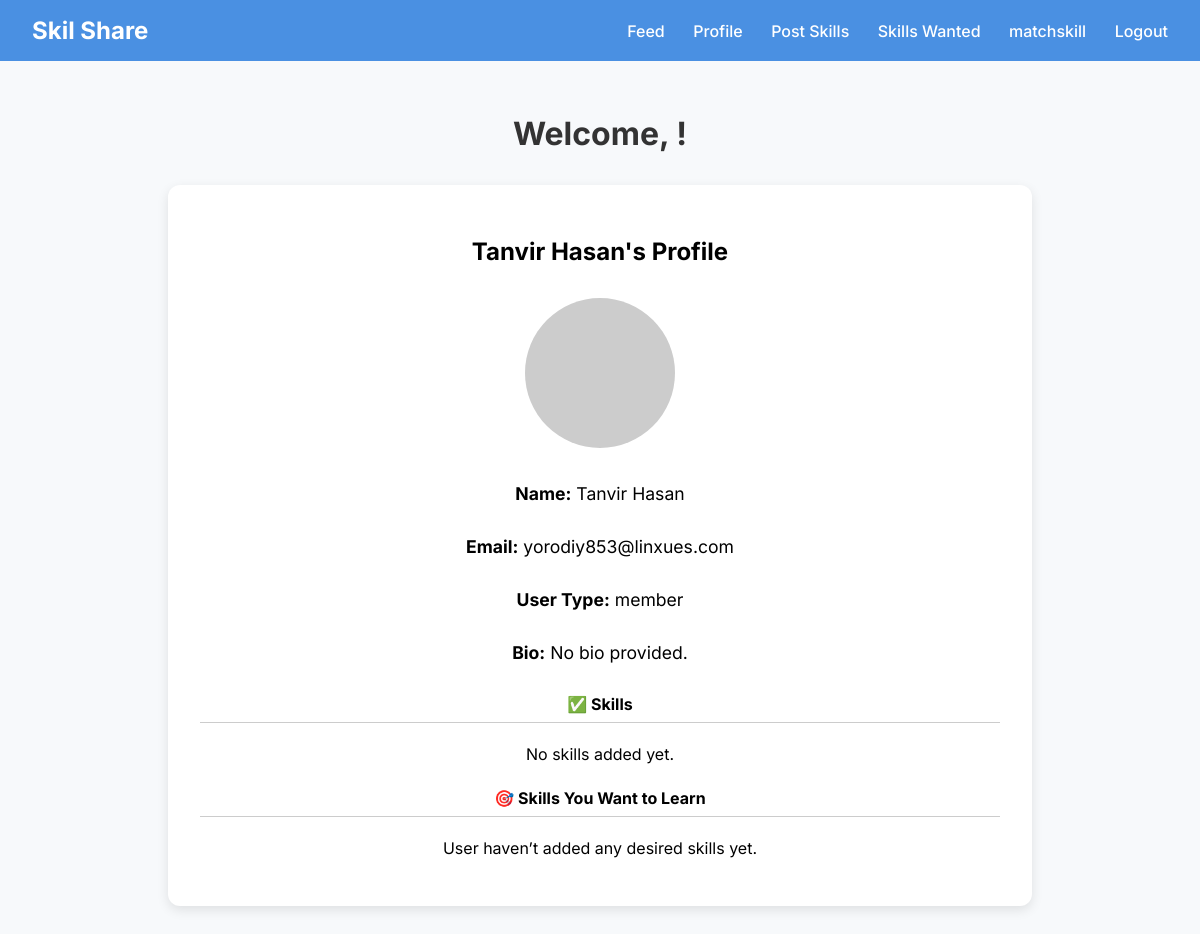
The app's page /skillMangement/PostUserPorfile3, older data.
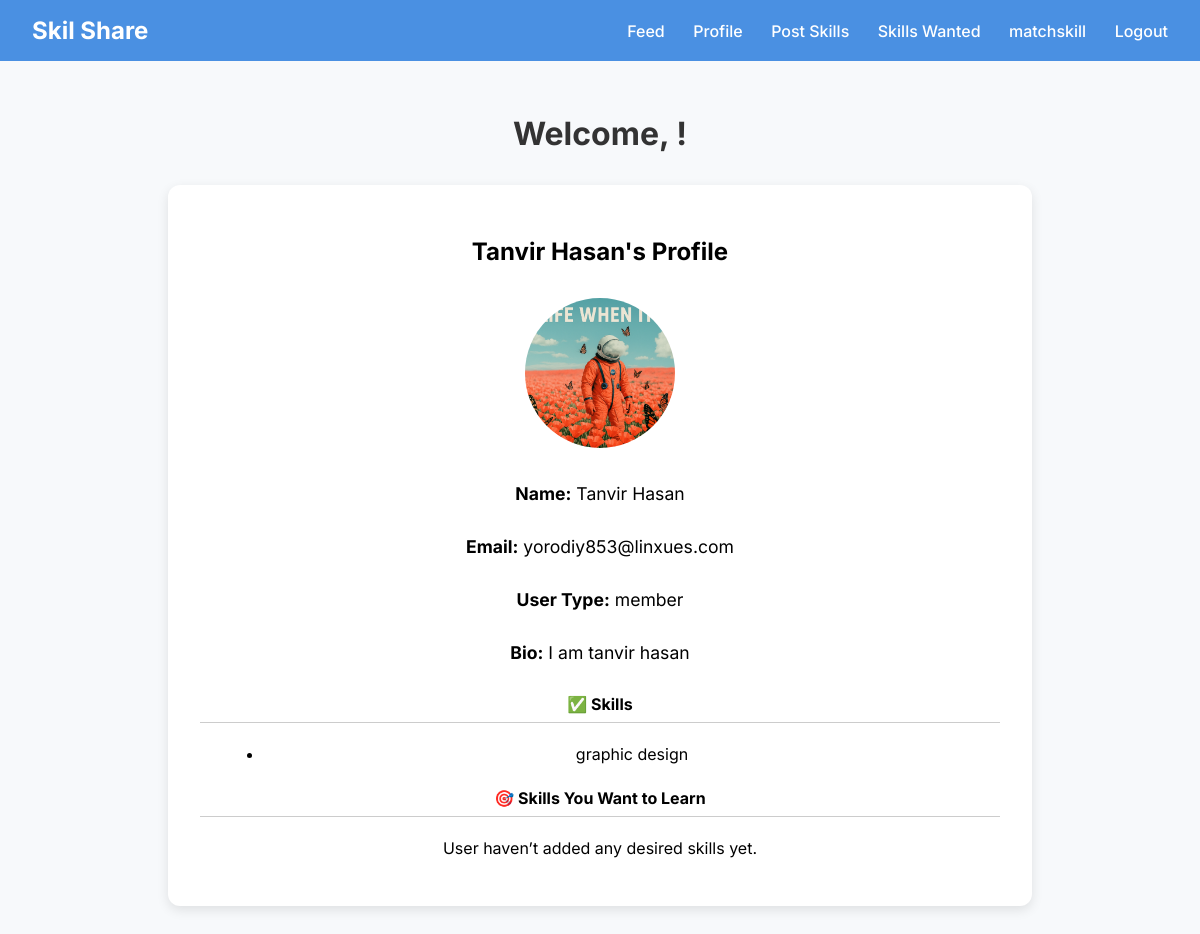
The same page, newer data.
### account/models.py (models this page shows, shortened)
class MemberProfile(models.Model):
    user = models.ForeignKey(CustomUser, on_delete=models.CASCADE)
    profile_picture = models.ImageField(upload_to='profile_pictures', blank=True, null=True)
    bio = models.TextField(max_length=500, blank=True, null=True)

class CustomUser(AbstractUser):
    USER_TYPE = [
        ('admin','admin'),
        ('member','member')
    ]
    user_type = models.CharField(choices=USER_TYPE, max_length=50)
    email = models.EmailField(max_length=255, unique=True,null=True,blank=True)
    first_name = models.CharField(max_length=50)
    last_name = models.CharField(max_length=50)

### skillMangement/models.py (models this page shows, shortened)
class UserSkill(models.Model):
    user = models.ForeignKey(CustomUser, on_delete=models.CASCADE)
    user_skill_name = models.CharField(max_length=100)
    class Meta:
        unique_together =('user','user_skill_name')

### skillMangement/views.py (the view)
# urls.py: path('PostUserPorfile<int:id>',PostUserPorfile,name='PostUserPorfile'),
def PostUserPorfile(request,id):
    user = get_object_or_404(CustomUser,id=id)
    profile = MemberProfile.objects.get(user=user)
    user_skills = UserSkill.objects.filter(user=user)
    user_want_skill = UserWantToLearn.objects.filter(user = user)
    return render(request,'skill/user_profile.html',{ 'user': user,
        'profile': profile,
        'user_skills': user_skills,
        'user_want_skills': user_want_skill})

### skillMangement/templates/skill/user_profile.html
{% extends "common/base.html" %}
{% block body %}
<div class="container" style="max-width: 800px; margin: 2rem auto; background: #fff; padding: 2rem; border-radius: 12px; box-shadow: 0 4px 12px rgba(0, 0, 0, 0.1);">
  <h2 style="text-align: center; margin-bottom: 2rem;">{{ profile.user.get_full_name }}'s Profile</h2>
  <div style="text-align: center;">
    {% if profile.profile_picture %}
      <img src="{{ profile.profile_picture.url }}" alt="Profile Picture" style="width:150px; height:150px; border-radius: 50%; object-fit: cover;">
    {% else %}
      <img src="https://via.placeholder.com/150" alt="Default Profile" style="border-radius: 50%;">
    {% endif %}
  </div>
  <div style="font-size: 1.1rem; line-height: 2; margin-top: 1.5rem;">
    <p><strong>Name:</strong> {{ profile.user.first_name }} {{ profile.user.last_name }}</p>
    <p><strong>Email:</strong> {{ profile.user.email|default:"N/A" }}</p>
    <p><strong>User Type:</strong> {{ profile.user.user_type }}</p>
    <p><strong>Bio:</strong> {{ profile.bio|default:"No bio provided." }}</p>
  </div>
  <div style="margin-top: 1.5rem;">
    <h4 style="border-bottom: 1px solid #ccc; padding-bottom: 0.5rem;">✅ Skills</h4>
    {% if user_skills %}
      <ul style="list-style-type: disc; margin-left: 1.5rem;">
        {% for skill in user_skills %}
          <li>{{ skill.user_skill_name }}</li>
        {% endfor %}
      </ul>
    {% else %}
      <p>No skills added yet.</p>
    {% endif %}
  </div>
  <div style="margin-top: 1.5rem;">
    <h4 style="border-bottom: 1px solid #ccc; padding-bottom: 0.5rem;">🎯 Skills You Want to Learn</h4>
    {% if user_want_skill %}
      <ul style="list-style-type: circle; margin-left: 1.5rem;">
        {% for skill in user_want_skill %}
          <li>{{ skill.skill_name }}</li>
        {% endfor %}
      </ul>
    {% else %}
      <p>User haven’t added any desired skills yet.</p>
    {% endif %}
  </div>
</div>
{% endblock %}

Row changes from the older to the newer data that the page shows:
changed MemberProfile "Tanvir Hasan": profile_picture: picture added; bio "No bio provided." → "I am tanvir hasan"
added UserSkill: user_skill_name "graphic design"
Text that changed along with them:
text no longer shown: "No skills added yet."
